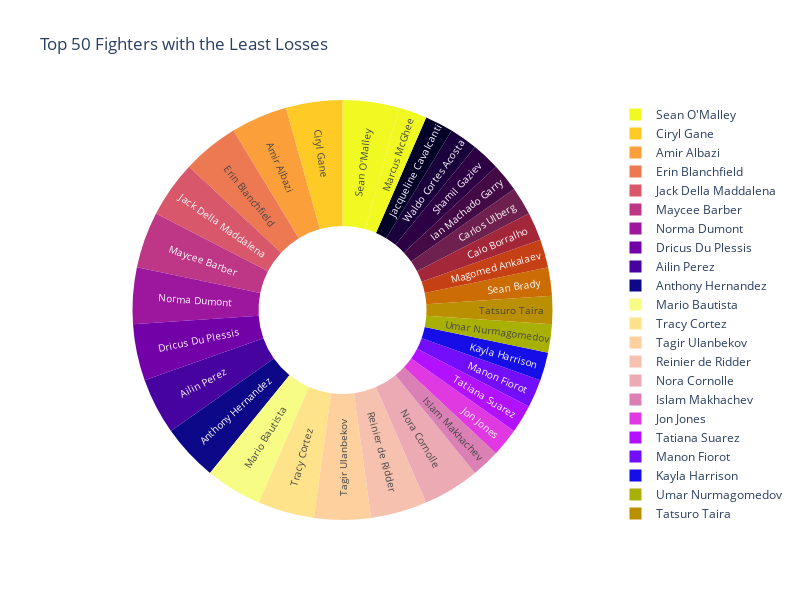

Notebook source saved alongside this figure:
### Code cell
# Select the top 50 fighters with the least losses
top_50_fighters = ufc_df.nsmallest(50, 'Lose').drop_duplicates('Name')

# Create the donut chart using Plotly
fig = px.pie(
    top_50_fighters,
    values='Lose',  # Size of slices based on losses
    names='Name',  # Fighter names
    hole=0.4,  # Donut effect
    title="Top 50 Fighters with the Least Losses",
    color_discrete_sequence=px.colors.sequential.Plasma[::-1],  # Use a valid color sequence
)

fig.update_traces(
    textinfo='label',  # ✅ Show player names and percentages on the chart
    textfont_size=10,  # Adjust text size for better readability
    textposition='inside',
    hoverinfo='label+percent+value',  # Show name, percentage, and value on hover
    hovertemplate="<b>%{label}</b><br>Losses: %{value}"  # Format hover text
)

fig.update_layout(
    height=600,  # Increased figure height
    width=800,  # Increased figure width
    showlegend=True
)


# ✅ Fix: Open in browser instead of Jupyter
fig.show()

### Figure 1 — Plotly figure (JSON) as saved in the notebook; plotly's stock layout.template omitted (floating-point values rounded to 4 significant figures)
{"data": [{"domain": {"x": [0, 1], "y": [0, 1]}, "hole": 0.4, "hoverinfo": "label+percent+value", "hovertemplate": "<b>%{label}</b><br>Losses: %{value}", "labels": ["Shavkat Rakhmonov", "Ilia Topuria", "Khamzat Chimaev", "Movsar Evloev", "Lerone Murphy", "Michael Morales", "Azamat Murzakanov", "Mick Parkin", "Tallison Teixeira", "Islam Makhachev", "Jon Jones", "Tatiana Suarez", "Manon Fiorot", "Kayla Harrison", "Umar Nurmagomedov", "Tatsuro Taira", "Sean Brady", "Magomed Ankalaev", "Caio Borralho", "Carlos Ulberg", "Ian Machado Garry", "Shamil Gaziev", "Waldo Cortes Acosta", "Jacqueline Cavalcanti", "Marcus McGhee", "Sean O'Malley", "Ciryl Gane", "Amir Albazi", "Erin Blanchfield", "Jack Della Maddalena", "Maycee Barber", "Norma Dumont", "Dricus Du Plessis", "Ailin Perez", "Anthony Hernandez", "Mario Bautista", "Tracy Cortez", "Tagir Ulanbekov", "Reinier de Ridder", "Nora Cornolle"], "legendgroup": "", "name": "", "showlegend": true, "textfont": {"size": 10}, "textinfo": "label", "textposition": "inside", "type": "pie", "values": [0, 0, 0, 0, 0, 0, 0, 0, 0, 1, 1, 1, 1, 1, 1, 1, 1, 1, 1, 1, 1, 1, 1, 1, 1, 2, 2, 2, 2, 2, 2, 2, 2, 2, 2, 2, 2, 2, 2, 2]}], "layout": {"height": 600, "legend": {"tracegroupgap": 0}, "piecolorway": ["#f0f921", "#fdca26", "#fb9f3a", "#ed7953", "#d8576b", "#bd3786", "#9c179e", "#7201a8", "#46039f", "#0d0887"], "showlegend": true, "title": {"text": "Top 50 Fighters with the Least Losses"}, "width": 800}}
